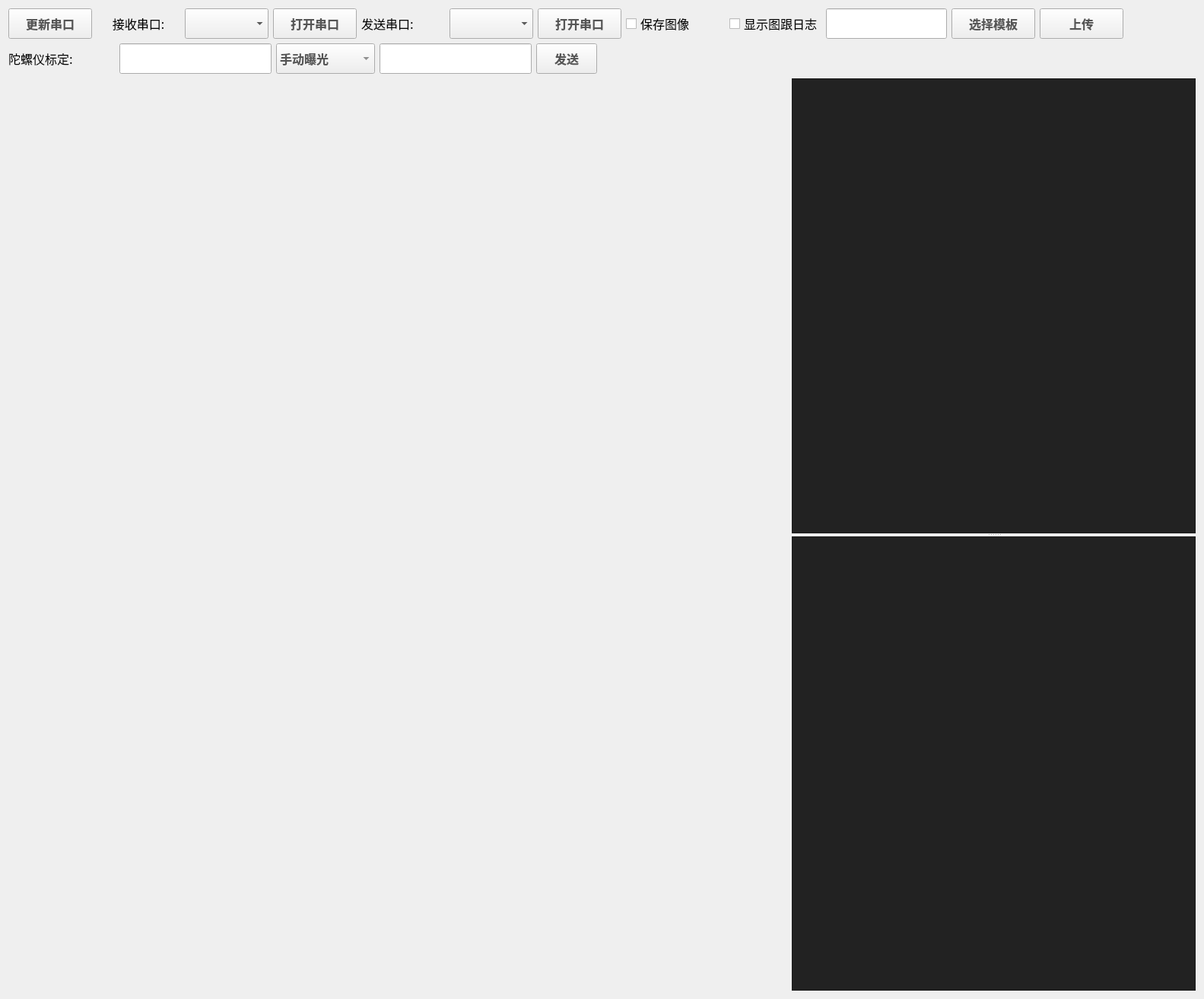
<?xml version="1.0" encoding="UTF-8"?>
<ui version="4.0">
 <class>meetingClientClass</class>
 <widget class="QWidget" name="meetingClientClass">
  <property name="geometry">
   <rect>
    <x>0</x>
    <y>0</y>
    <width>1583</width>
    <height>1313</height>
   </rect>
  </property>
  <property name="minimumSize">
   <size>
    <width>0</width>
    <height>0</height>
   </size>
  </property>
  <property name="maximumSize">
   <size>
    <width>16777215</width>
    <height>16777215</height>
   </size>
  </property>
  <property name="font">
   <font>
    <family>宋体</family>
   </font>
  </property>
  <property name="windowTitle">
   <string>DecodeDemo</string>
  </property>
  <property name="styleSheet">
   <string notr="true">QPushButton{color: #555;font-weight:bold;}
QPushButton::hover{border:none;background-color:#AAA;color: #FFF;font-weight:bold;}
QPushButton::pressed{border:none;color: #CCC;}
QLbel{color: #AAA;}</string>
  </property>
  <layout class="QVBoxLayout" name="verticalLayout">
   <item>
    <layout class="QHBoxLayout" name="horizontalLayout">
     <item>
      <widget class="QPushButton" name="btnPortUpdate">
       <property name="minimumSize">
        <size>
         <width>110</width>
         <height>40</height>
        </size>
       </property>
       <property name="maximumSize">
        <size>
         <width>110</width>
         <height>40</height>
        </size>
       </property>
       <property name="font">
        <font>
         <pointsize>12</pointsize>
         <weight>75</weight>
         <bold>true</bold>
        </font>
       </property>
       <property name="styleSheet">
        <string notr="true"/>
       </property>
       <property name="text">
        <string>更新串口</string>
       </property>
      </widget>
     </item>
     <item>
      <widget class="QLabel" name="label_2">
       <property name="minimumSize">
        <size>
         <width>110</width>
         <height>40</height>
        </size>
       </property>
       <property name="maximumSize">
        <size>
         <width>110</width>
         <height>40</height>
        </size>
       </property>
       <property name="font">
        <font>
         <family>宋体</family>
         <pointsize>12</pointsize>
        </font>
       </property>
       <property name="text">
        <string>接收串口:</string>
       </property>
       <property name="alignment">
        <set>Qt::AlignCenter</set>
       </property>
      </widget>
     </item>
     <item>
      <widget class="QComboBox" name="boxRecvCom">
       <property name="minimumSize">
        <size>
         <width>110</width>
         <height>40</height>
        </size>
       </property>
       <property name="maximumSize">
        <size>
         <width>110</width>
         <height>40</height>
        </size>
       </property>
       <property name="font">
        <font>
         <family>SimSun</family>
         <pointsize>12</pointsize>
        </font>
       </property>
      </widget>
     </item>
     <item>
      <widget class="QPushButton" name="btnPortRecvOpen">
       <property name="minimumSize">
        <size>
         <width>110</width>
         <height>40</height>
        </size>
       </property>
       <property name="maximumSize">
        <size>
         <width>110</width>
         <height>40</height>
        </size>
       </property>
       <property name="font">
        <font>
         <pointsize>12</pointsize>
         <weight>75</weight>
         <bold>true</bold>
        </font>
       </property>
       <property name="text">
        <string>打开串口</string>
       </property>
      </widget>
     </item>
     <item>
      <widget class="QLabel" name="label_3">
       <property name="minimumSize">
        <size>
         <width>110</width>
         <height>40</height>
        </size>
       </property>
       <property name="maximumSize">
        <size>
         <width>110</width>
         <height>40</height>
        </size>
       </property>
       <property name="font">
        <font>
         <family>SimSun</family>
         <pointsize>12</pointsize>
        </font>
       </property>
       <property name="text">
        <string>发送串口:</string>
       </property>
      </widget>
     </item>
     <item>
      <widget class="QComboBox" name="boxSendCom">
       <property name="minimumSize">
        <size>
         <width>110</width>
         <height>40</height>
        </size>
       </property>
       <property name="maximumSize">
        <size>
         <width>110</width>
         <height>40</height>
        </size>
       </property>
       <property name="font">
        <font>
         <family>SimSun</family>
         <pointsize>12</pointsize>
        </font>
       </property>
      </widget>
     </item>
     <item>
      <widget class="QPushButton" name="btnPortSendOpen">
       <property name="minimumSize">
        <size>
         <width>110</width>
         <height>40</height>
        </size>
       </property>
       <property name="maximumSize">
        <size>
         <width>110</width>
         <height>40</height>
        </size>
       </property>
       <property name="font">
        <font>
         <pointsize>12</pointsize>
         <weight>75</weight>
         <bold>true</bold>
        </font>
       </property>
       <property name="text">
        <string>打开串口</string>
       </property>
      </widget>
     </item>
     <item>
      <widget class="QCheckBox" name="checkSaveImage">
       <property name="minimumSize">
        <size>
         <width>130</width>
         <height>40</height>
        </size>
       </property>
       <property name="maximumSize">
        <size>
         <width>130</width>
         <height>40</height>
        </size>
       </property>
       <property name="font">
        <font>
         <family>SimSun</family>
         <pointsize>12</pointsize>
        </font>
       </property>
       <property name="text">
        <string>保存图像</string>
       </property>
       <property name="checked">
        <bool>false</bool>
       </property>
      </widget>
     </item>
     <item>
      <widget class="QCheckBox" name="checkShowBoardLog">
       <property name="font">
        <font>
         <family>SimSun</family>
         <pointsize>12</pointsize>
        </font>
       </property>
       <property name="text">
        <string>显示图跟日志</string>
       </property>
       <property name="checkable">
        <bool>true</bool>
       </property>
       <property name="checked">
        <bool>false</bool>
       </property>
      </widget>
     </item>
     <item>
      <widget class="QLineEdit" name="labelFileName">
       <property name="minimumSize">
        <size>
         <width>150</width>
         <height>40</height>
        </size>
       </property>
       <property name="maximumSize">
        <size>
         <width>600</width>
         <height>40</height>
        </size>
       </property>
       <property name="font">
        <font>
         <family>SimSun</family>
         <pointsize>12</pointsize>
        </font>
       </property>
      </widget>
     </item>
     <item>
      <widget class="QPushButton" name="btnSelect">
       <property name="minimumSize">
        <size>
         <width>110</width>
         <height>40</height>
        </size>
       </property>
       <property name="maximumSize">
        <size>
         <width>110</width>
         <height>40</height>
        </size>
       </property>
       <property name="font">
        <font>
         <pointsize>12</pointsize>
         <weight>75</weight>
         <bold>true</bold>
        </font>
       </property>
       <property name="text">
        <string>选择模板</string>
       </property>
      </widget>
     </item>
     <item>
      <widget class="QPushButton" name="btnUpload">
       <property name="minimumSize">
        <size>
         <width>110</width>
         <height>40</height>
        </size>
       </property>
       <property name="maximumSize">
        <size>
         <width>110</width>
         <height>40</height>
        </size>
       </property>
       <property name="font">
        <font>
         <pointsize>12</pointsize>
         <weight>75</weight>
         <bold>true</bold>
        </font>
       </property>
       <property name="text">
        <string>上传</string>
       </property>
      </widget>
     </item>
     <item>
      <spacer name="horizontalSpacer">
       <property name="orientation">
        <enum>Qt::Horizontal</enum>
       </property>
       <property name="sizeHint" stdset="0">
        <size>
         <width>40</width>
         <height>20</height>
        </size>
       </property>
      </spacer>
     </item>
    </layout>
   </item>
   <item>
    <layout class="QHBoxLayout" name="horizontalLayout_3">
     <item>
      <widget class="QLabel" name="label_4">
       <property name="minimumSize">
        <size>
         <width>140</width>
         <height>40</height>
        </size>
       </property>
       <property name="maximumSize">
        <size>
         <width>140</width>
         <height>40</height>
        </size>
       </property>
       <property name="font">
        <font>
         <family>SimSun</family>
         <pointsize>12</pointsize>
        </font>
       </property>
       <property name="text">
        <string>陀螺仪标定:</string>
       </property>
      </widget>
     </item>
     <item>
      <widget class="QLineEdit" name="mzOffset">
       <property name="minimumSize">
        <size>
         <width>0</width>
         <height>40</height>
        </size>
       </property>
       <property name="maximumSize">
        <size>
         <width>200</width>
         <height>40</height>
        </size>
       </property>
       <property name="font">
        <font>
         <pointsize>12</pointsize>
         <weight>75</weight>
         <bold>true</bold>
        </font>
       </property>
       <property name="alignment">
        <set>Qt::AlignCenter</set>
       </property>
       <property name="dragEnabled">
        <bool>true</bool>
       </property>
       <property name="clearButtonEnabled">
        <bool>true</bool>
       </property>
      </widget>
     </item>
     <item>
      <widget class="QComboBox" name="expSelect">
       <property name="minimumSize">
        <size>
         <width>130</width>
         <height>40</height>
        </size>
       </property>
       <property name="maximumSize">
        <size>
         <width>130</width>
         <height>40</height>
        </size>
       </property>
       <property name="palette">
        <palette>
         <active>
          <colorrole role="WindowText">
           <brush brushstyle="SolidPattern">
            <color alpha="255">
             <red>85</red>
             <green>85</green>
             <blue>85</blue>
            </color>
           </brush>
          </colorrole>
          <colorrole role="Text">
           <brush brushstyle="SolidPattern">
            <color alpha="255">
             <red>85</red>
             <green>85</green>
             <blue>85</blue>
            </color>
           </brush>
          </colorrole>
          <colorrole role="ButtonText">
           <brush brushstyle="SolidPattern">
            <color alpha="255">
             <red>85</red>
             <green>85</green>
             <blue>85</blue>
            </color>
           </brush>
          </colorrole>
          <colorrole role="ToolTipText">
           <brush brushstyle="SolidPattern">
            <color alpha="255">
             <red>85</red>
             <green>85</green>
             <blue>85</blue>
            </color>
           </brush>
          </colorrole>
         </active>
         <inactive>
          <colorrole role="WindowText">
           <brush brushstyle="SolidPattern">
            <color alpha="255">
             <red>85</red>
             <green>85</green>
             <blue>85</blue>
            </color>
           </brush>
          </colorrole>
          <colorrole role="Text">
           <brush brushstyle="SolidPattern">
            <color alpha="255">
             <red>85</red>
             <green>85</green>
             <blue>85</blue>
            </color>
           </brush>
          </colorrole>
          <colorrole role="ButtonText">
           <brush brushstyle="SolidPattern">
            <color alpha="255">
             <red>85</red>
             <green>85</green>
             <blue>85</blue>
            </color>
           </brush>
          </colorrole>
          <colorrole role="ToolTipText">
           <brush brushstyle="SolidPattern">
            <color alpha="255">
             <red>85</red>
             <green>85</green>
             <blue>85</blue>
            </color>
           </brush>
          </colorrole>
         </inactive>
         <disabled>
          <colorrole role="WindowText">
           <brush brushstyle="SolidPattern">
            <color alpha="255">
             <red>120</red>
             <green>120</green>
             <blue>120</blue>
            </color>
           </brush>
          </colorrole>
          <colorrole role="Text">
           <brush brushstyle="SolidPattern">
            <color alpha="255">
             <red>120</red>
             <green>120</green>
             <blue>120</blue>
            </color>
           </brush>
          </colorrole>
          <colorrole role="ButtonText">
           <brush brushstyle="SolidPattern">
            <color alpha="255">
             <red>120</red>
             <green>120</green>
             <blue>120</blue>
            </color>
           </brush>
          </colorrole>
          <colorrole role="ToolTipText">
           <brush brushstyle="SolidPattern">
            <color alpha="255">
             <red>85</red>
             <green>85</green>
             <blue>85</blue>
            </color>
           </brush>
          </colorrole>
         </disabled>
        </palette>
       </property>
       <property name="font">
        <font>
         <family>SimSun</family>
         <pointsize>12</pointsize>
         <weight>75</weight>
         <bold>true</bold>
        </font>
       </property>
       <item>
        <property name="text">
         <string>手动曝光</string>
        </property>
       </item>
       <item>
        <property name="text">
         <string>自动曝光</string>
        </property>
       </item>
      </widget>
     </item>
     <item>
      <widget class="QLineEdit" name="expTime">
       <property name="minimumSize">
        <size>
         <width>0</width>
         <height>40</height>
        </size>
       </property>
       <property name="maximumSize">
        <size>
         <width>200</width>
         <height>40</height>
        </size>
       </property>
       <property name="font">
        <font>
         <pointsize>12</pointsize>
         <weight>75</weight>
         <bold>true</bold>
        </font>
       </property>
       <property name="alignment">
        <set>Qt::AlignCenter</set>
       </property>
       <property name="dragEnabled">
        <bool>true</bool>
       </property>
       <property name="clearButtonEnabled">
        <bool>true</bool>
       </property>
      </widget>
     </item>
     <item>
      <widget class="QPushButton" name="expSend">
       <property name="minimumSize">
        <size>
         <width>0</width>
         <height>40</height>
        </size>
       </property>
       <property name="maximumSize">
        <size>
         <width>200</width>
         <height>40</height>
        </size>
       </property>
       <property name="font">
        <font>
         <pointsize>12</pointsize>
         <weight>75</weight>
         <bold>true</bold>
        </font>
       </property>
       <property name="text">
        <string>发送</string>
       </property>
      </widget>
     </item>
     <item>
      <spacer name="horizontalSpacer_2">
       <property name="orientation">
        <enum>Qt::Horizontal</enum>
       </property>
       <property name="sizeHint" stdset="0">
        <size>
         <width>40</width>
         <height>20</height>
        </size>
       </property>
      </spacer>
     </item>
    </layout>
   </item>
   <item>
    <layout class="QHBoxLayout" name="horizontalLayout_2">
     <item>
      <widget class="MyQLabel" name="labDisplay">
       <property name="sizePolicy">
        <sizepolicy hsizetype="Minimum" vsizetype="Expanding">
         <horstretch>0</horstretch>
         <verstretch>0</verstretch>
        </sizepolicy>
       </property>
       <property name="minimumSize">
        <size>
         <width>1024</width>
         <height>1024</height>
        </size>
       </property>
       <property name="maximumSize">
        <size>
         <width>16777215</width>
         <height>16777215</height>
        </size>
       </property>
       <property name="font">
        <font>
         <family>Consolas</family>
         <pointsize>8</pointsize>
        </font>
       </property>
       <property name="cursor">
        <cursorShape>CrossCursor</cursorShape>
       </property>
       <property name="autoFillBackground">
        <bool>false</bool>
       </property>
       <property name="text">
        <string/>
       </property>
       <property name="alignment">
        <set>Qt::AlignCenter</set>
       </property>
      </widget>
     </item>
     <item>
      <widget class="QSplitter" name="splitter">
       <property name="minimumSize">
        <size>
         <width>0</width>
         <height>1024</height>
        </size>
       </property>
       <property name="maximumSize">
        <size>
         <width>16777215</width>
         <height>16777215</height>
        </size>
       </property>
       <property name="orientation">
        <enum>Qt::Vertical</enum>
       </property>
       <widget class="QTextBrowser" name="UILog">
        <property name="minimumSize">
         <size>
          <width>0</width>
          <height>0</height>
         </size>
        </property>
        <property name="maximumSize">
         <size>
          <width>16777215</width>
          <height>1024</height>
         </size>
        </property>
        <property name="font">
         <font>
          <family>Consolas</family>
          <pointsize>12</pointsize>
         </font>
        </property>
        <property name="styleSheet">
         <string notr="true">background-color: #222;
color: rgb(255, 255, 255);</string>
        </property>
       </widget>
       <widget class="QTextBrowser" name="BoardLog">
        <property name="font">
         <font>
          <family>Consolas</family>
          <pointsize>12</pointsize>
         </font>
        </property>
        <property name="styleSheet">
         <string notr="true">background-color: #222;
color: rgb(255, 255, 255);</string>
        </property>
        <property name="overwriteMode">
         <bool>true</bool>
        </property>
       </widget>
      </widget>
     </item>
    </layout>
   </item>
  </layout>
 </widget>
 <layoutdefault spacing="6" margin="11"/>
 <customwidgets>
  <customwidget>
   <class>MyQLabel</class>
   <extends>QLabel</extends>
   <header location="global">../../../MyQLabel.h</header>
  </customwidget>
 </customwidgets>
 <resources>
  <include location="DecodeDemo.qrc"/>
 </resources>
 <connections/>
</ui>
